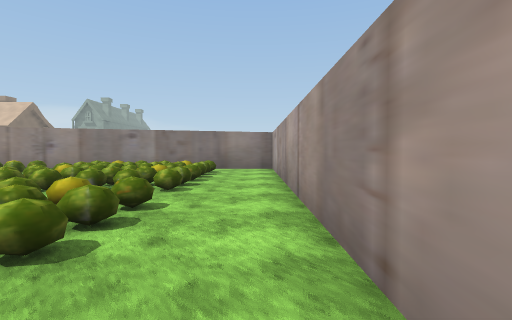
[1] (above)

15 first-person views from a walk through a scene from a Unity 3-D project. The camera is 1.3 m above the floor, tilts 2° down and sees 85° across. The floor is counted in squares, 2 m on a side. Each view is taken from the middle of a square. On the plan, view 1 faces up. The plan holds only what a view shows up to about 9 squares ahead; the rest is blank. The place goes on beyond the plan. Flat ground stands in for the terrain. The player character is not drawn. Some surface patterns are stand-ins.

[2]
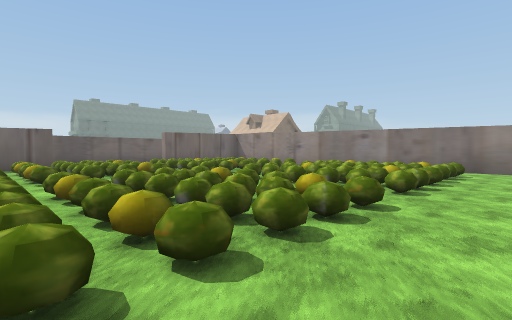

[3]
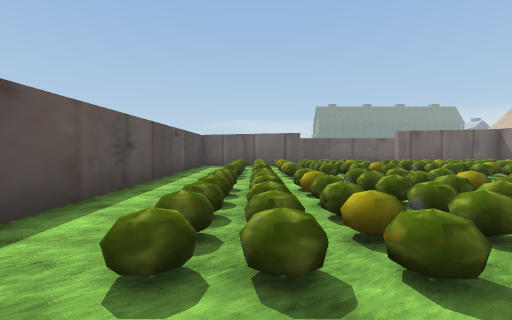

[4]
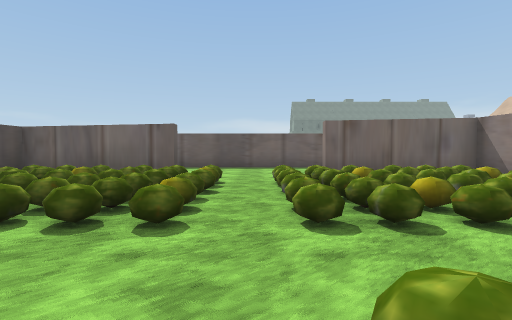

[5]
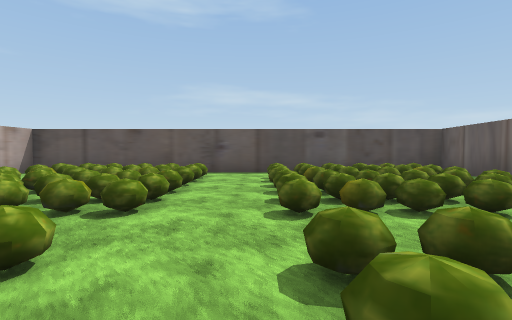

[6]
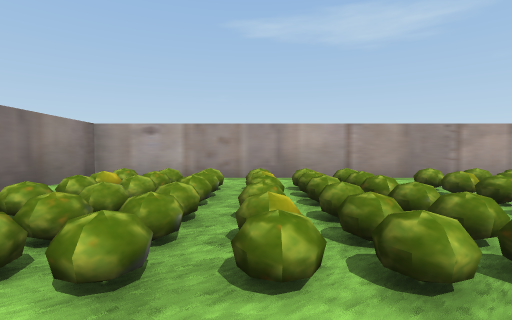

[7]
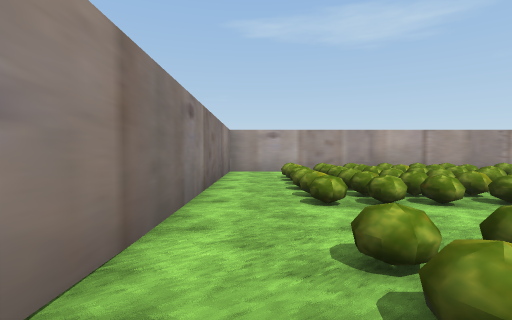

[8]
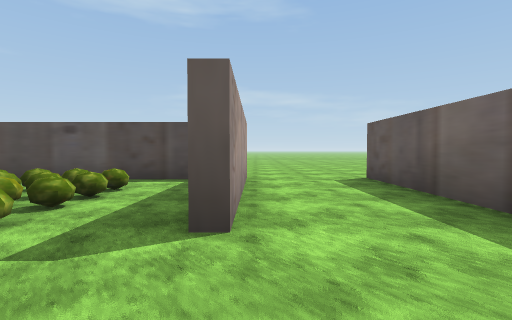

[9]
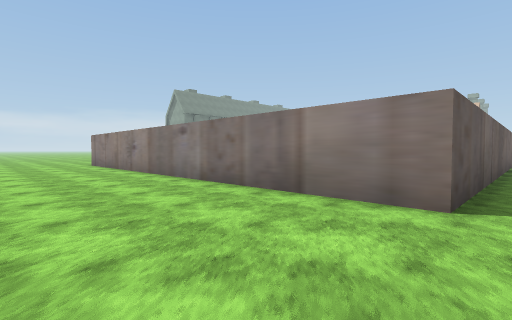

[10]
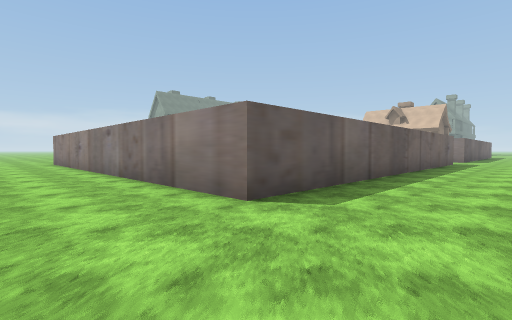

[11]
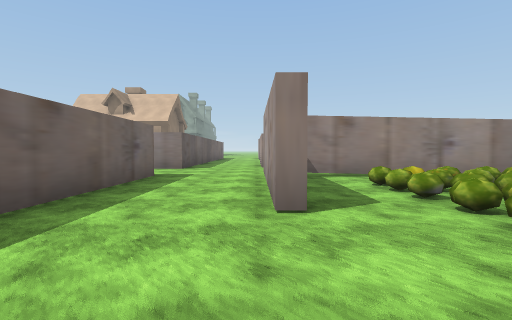

[12]
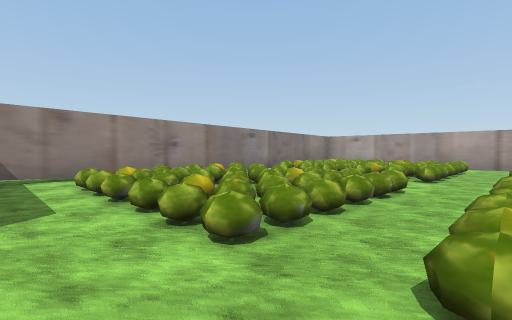

[13]
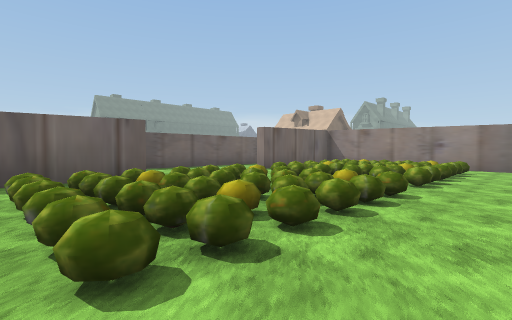

[14]
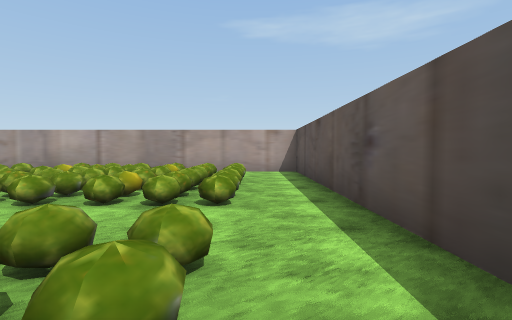

[15]
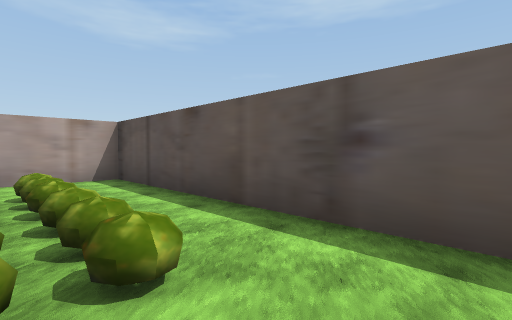

### Floor plan
Points are (right, up) in squares from view 1. A wall is a line through its corners. A room is listed if a view was taken in it or the views show most of it. See-through windows are left out.
Room 1 (views 1, 2, 3, 4, 5, 6, 7, 8, 11, 12, 13, 14, 15)
walls: (-11.8, -2.2) (-11.8, 1.8) (-11.5, 1.8) (-11.5, -2.2) (0.6, -2.2) (0.6, 9.8) (-11.5, 9.9) (-11.5, 5.9) (-11.8, 5.9); (-14.6, 5.6) (-14.6, -2.6)
ways out: opening at (-13, -3) to room 2; opening at (-13, 6) to room 2
objects: other object (-10, 0) to (-9, 1); other object (-10, 2) to (-9, 3); other object (-10, 5) to (-9, 6); other object (-10, 7) to (-9, 8); other object (-8, 0) to (-7, 1); other object (-8, 2) to (-7, 3); other object (-8, 5) to (-7, 6); other object (-8, 7) to (-7, 8); other object (-5, 0) to (-4, 1); other object (-5, 2) to (-4, 3); other object (-5, 5) to (-4, 6); other object (-5, 7) to (-4, 8); other object (-3, 0) to (-2, 1); other object (-3, 2) to (-2, 3); other object (-3, 5) to (-2, 6); other object (-3, 7) to (-2, 8)
Room 2 (views 9, 10)
walls: (-14.6, 10.1) (-14.6, 5.6); (-11.8, 5.9) (-11.8, 9.6); (-14.6, -2.6) (-23.2, -2.6)
ways out: opening at (-13, -3) to room 1; opening at (-13, 6) to room 1

Where each view was taken, in squares from view 1:
view 1: 0 up, 0 right, facing up
view 2: 0 up, 0 right, facing up-left
view 3: 0 up, 0 right, facing left
view 4: 4 up, 4 left, facing left
view 5: 6 up, 6 left, facing down
view 6: 6 up, 6 left, facing right
view 7: 9 up, 8 left, facing right
view 8: 4 up, 12 left, facing down
view 9: 6 down, 14 left, facing up-left
view 10: 5 down, 12 left, facing up-left
view 11: 3 up, 12 left, facing up
view 12: 3 up, 11 left, facing up-right
view 13: 1 down, 5 left, facing up-left
view 14: 1 down, 8 left, facing right
view 15: 0 up, 6 left, facing down-right
